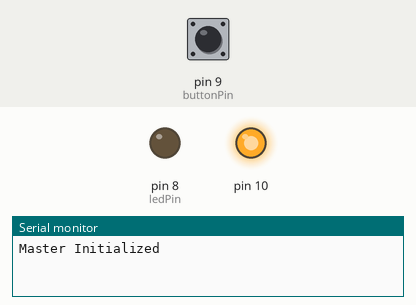
The sketch below on a simulated Arduino Uno, built with avr-gcc and run on an emulated ATmega328P. On the bench: output pins drawn as LEDs (lit = HIGH), the last lines printed to the serial monitor. Dashed ring = blinking. The test bench sets the inputs (shaded band); at power-on: pin 9 (buttonPin) HIGH.

Above: at 1.2 s.
1.3 s: pin 9 (buttonPin) pulled LOW for 1 s
At 1.7 s:
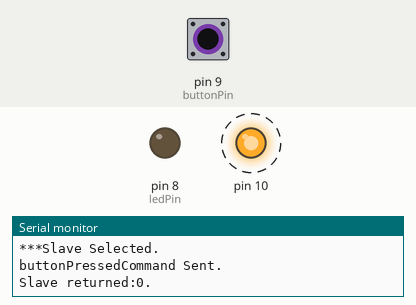
3.8 s: pin 9 (buttonPin) pulled LOW for 3.2 s
At 8.0 s:
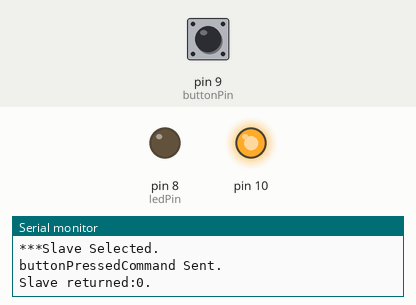
Timing chart, 0 to 9.5 s (numbered marks = the images above; inputs shaded):
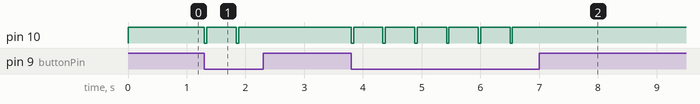

The sketch:

SPI_SimpleMaster00.ino
```cpp
/* SPI  M A S T E R - originally by Roger Linhart and Nick Gammon
 *  v00 - one byte command
 *
 * Master monitors master button and sends button press status to slave
 * Master reads slave LED status every 5 seconds and updates master LED status.
 *
 * Communication Protocol:
 * Slave acknowledges SS (Slave Select) by sending -1 slave response code and
 * receiving master command code. On subsequent SS slave echoes master command
 * code or -1 slave response code indicating an unrecognized command has been
 * received. Additional SS's may be needed to transfer additional data to/from
 * Slave depending on the master command code.
 * Master command code: buttonPressedCommand = Inform slave of a master button press.
 *
 * SPI pin numbers:
 * SCK   13  // Serial Clock.
 * MISO  12  // Master In Slave Out.
 * MOSI  11  // Master Out Slave In.
 * SS    10  // Slave Select
 */

#include <SPI.h>

const byte buttonPressedCommand = 1;  // Master command button press.
//const byte slaveResponse = 255; // What slave would return to acknowledge received command
const byte buttonPin = 9;        // Master button digital I/O pin.
const byte ledPin = 8;        // Slave LED digital I/O pin.

const int PRESSED = LOW; // buttonPin is normalled pulled up high by internal resistor.

void setup() {
  Serial.begin(9600);// Initialize serial for troubleshooting.
  pinMode(buttonPin, INPUT_PULLUP);// Initialize master button.
  pinMode(ledPin, OUTPUT);// Initialize master led.

  // Initialize SPI.
  // SCK, MOSI, SS pins into output mode
  // also put SCK, MOSI into LOW state, and SS into HIGH state.
  // Then put SPI hardware into Master mode and turn SPI on
  SPI.begin();

  //SPI.setClockDivider(SPI_CLOCK_DIV8);  // Slow down the master a bit
  Serial.println("Master Initialized");
}

void loop() {
  if (digitalRead(buttonPin)==PRESSED) {// Master button pressed?
    Serial.println("Master Button Pressed.");

    digitalWrite(SS, LOW); // Select and wait for slave.  LOW = Select Slave
    Serial.println("***Slave Selected.");
    delay(20); // Give slave time to check his Slave Select pin

    SPI.transfer(buttonPressedCommand); // Send buttonPressedCommand, ignore meaningless slave response (it didn't know what master wants)
    Serial.println("buttonPressedCommand Sent.");
    delay(20);// Wait for slave.

    byte rx = SPI.transfer(0); // Send garbage, Get slave response.
    switch (rx)
    {
      case buttonPressedCommand: // Acknowledged?
        Serial.println("Slave acknowledged buttonPressedCommand.");
        break;

      case 255: // Command not recognized?
        Serial.println("Slave returned -1 slave return code - master command code not recognized.");
        break;

      default: // Unrecognized response.
        Serial.println("Slave returned:" + String(rx) + ".");
        break;
    }

    digitalWrite(SS, HIGH); // Disable slave.
    delay(500); // Debounce master button.
  }
}
```

Measured:
- after the input at 1.3 s, pin 10: alternates HIGH for 0.50 s and LOW for 0.04 s, 4 changes in all, then stays HIGH, starting at once
- after the input at 3.8 s, pin 10: alternates HIGH for 0.50 s and LOW for 0.04 s, 12 changes in all, then stays HIGH, starting at once
